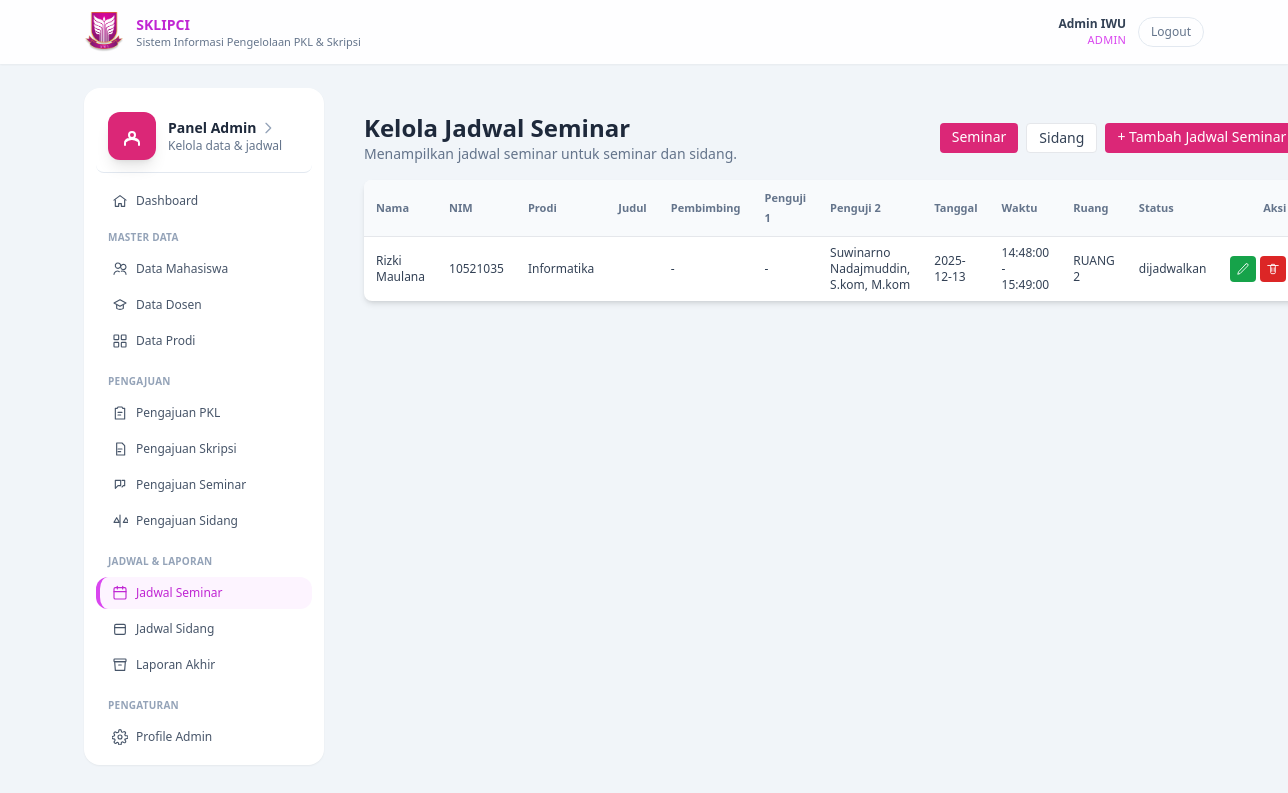
The page /?r=admin/jadwalSeminarIndex (signed in) on the database its author committed.
### tables this page shows
CREATE TABLE `jadwal` (
  `id` int(11) NOT NULL,
  `jenis` enum('seminar','sidang') NOT NULL,
  `pengajuan_id` int(11) DEFAULT NULL,
  `mahasiswa_id` int(11) NOT NULL,
  `dosen_pembimbing_id` int(11) DEFAULT NULL,
  `dosen_penguji_id` int(11) DEFAULT NULL,
  `dosen_penguji_2_id` int(11) DEFAULT NULL,
  `tanggal` date NOT NULL,
  `jam_mulai` time NOT NULL,
  `jam_selesai` time DEFAULT NULL,
  `ruangan` varchar(100) NOT NULL,
  `status` enum('dijadwalkan','dikonfirmasi','ditolak') NOT NULL DEFAULT 'dijadwalkan',
  `catatan` text DEFAULT NULL,
  `created_at` timestamp NOT NULL DEFAULT current_timestamp(),
  `updated_at` timestamp NULL DEFAULT NULL
);

CREATE TABLE `mahasiswa` (
  `id` int(11) NOT NULL,
  `user_id` int(11) NOT NULL,
  `nim` varchar(30) NOT NULL,
  `nama` varchar(100) NOT NULL,
  `prodi_id` int(11) NOT NULL,
  `no_hp` varchar(20) DEFAULT NULL,
  `kelas` varchar(50) DEFAULT NULL,
  `angkatan` varchar(10) DEFAULT NULL,
  `semester` int(11) DEFAULT NULL,
  `created_at` timestamp NOT NULL DEFAULT current_timestamp()
);

CREATE TABLE `prodi` (
  `id` int(11) NOT NULL,
  `kode_prodi` varchar(10) NOT NULL,
  `nama_prodi` varchar(100) NOT NULL,
  `kaprodi_id` int(11) DEFAULT NULL,
  `kaprodi` varchar(100) DEFAULT NULL,
  `created_at` timestamp NOT NULL DEFAULT current_timestamp()
);

CREATE TABLE `dosen` (
  `id` int(11) NOT NULL,
  `user_id` int(11) NOT NULL,
  `nip` varchar(30) NOT NULL,
  `nama` varchar(100) NOT NULL,
  `prodi_id` int(11) NOT NULL,
  `no_hp` varchar(20) DEFAULT NULL,
  `created_at` timestamp NOT NULL DEFAULT current_timestamp()
);

### app/controller/AdminController.php (called while the page is built, shortened)
<?php
class AdminController extends Controller
{
    private function jadwalIndexInternal(string $jenis, string $title): void
    {
        $conn = db();
        $stmt = $conn->prepare("
    SELECT j.*,
           m.nim,
           m.nama AS nama_mhs,
           pr.nama_prodi,
           dp.nama   AS nama_pembimbing,
           dpg1.nama AS nama_penguji1,
           dpg2.nama AS nama_penguji2
    FROM jadwal j
    JOIN mahasiswa m ON j.mahasiswa_id = m.id
    JOIN prodi pr ON m.prodi_id = pr.id
    LEFT JOIN dosen dp   ON j.dosen_pembimbing_id = dp.id
    LEFT JOIN dosen dpg1 ON j.dosen_penguji_id    = dpg1.id
    LEFT JOIN dosen dpg2 ON j.dosen_penguji_2_id  = dpg2.id
    WHERE j.jenis = ?
    ORDER BY j.tanggal DESC, j.jam_mulai DESC
");
        $stmt->bind_param('s', $jenis);
        $stmt->execute();
        $result = $stmt->get_result();
        $items  = $result->fetch_all(MYSQLI_ASSOC);
        $this->view('admin/jadwal/index', compact('title', 'items', 'jenis'));
    }
    public function jadwalSeminarIndex(): void
    {
        $this->jadwalIndexInternal('seminar', 'Jadwal Seminar');
    }
}

### index.php (called while the page is built, shortened)
<?php
$route = $_GET['r'] ?? 'public/home';
$route = trim($route, '/');
list($controllerPart, $method) = array_pad(explode('/', $route), 2, null);
$method         = $method ?: 'home';
$controller = new $controllerClass();
call_user_func([$controller, $method]);

### app/view/admin/jadwal/index.php (the view)
<?php include __DIR__ . '/../../partials/header.php'; ?>
<main class="flex-1 pb-16 md:pb-0 bg-slate-100 min-h-screen">
    <div class="max-w-6xl mx-auto px-4 py-6 flex gap-4">
        <?php include __DIR__ . '/../../partials/admin/sidebar.php'; ?>
        <section class="flex-1 p-4 md:p-6">
            <div class="flex flex-wrap items-center justify-between mb-4 gap-2">
                <div>
                    <h1 class="text-xl md:text-2xl font-semibold">
                        Kelola Jadwal <?= htmlspecialchars(ucfirst($jenis)); ?>
                    </h1>
                    <p class="text-xs md:text-sm text-slate-500">
                        Menampilkan jadwal <?= htmlspecialchars($jenis); ?> untuk seminar dan sidang.
                    </p>
                </div>
                <div class="flex flex-wrap gap-2">
                    <a href="<?= BASE_URL; ?>/?r=admin/jadwalSeminarIndex"
                       class="px-3 py-1 rounded text-xs md:text-sm <?= $jenis === 'seminar' ? 'bg-[#DB2777] text-white' : 'bg-white text-slate-700 border'; ?>">
                        Seminar
                    </a>
                    <a href="<?= BASE_URL; ?>/?r=admin/jadwalSidangIndex"
                       class="px-3 py-1 rounded text-xs md:text-sm <?= $jenis === 'sidang' ? 'bg-[#DB2777] text-white' : 'bg-white text-slate-700 border'; ?>">
                        Sidang
                    </a>
                    <a href="<?= BASE_URL; ?>/?r=admin/jadwal<?= ucfirst($jenis); ?>CreateForm"
                       class="px-3 py-1 rounded bg-[#DB2777] text-white text-xs md:text-sm">
                        + Tambah Jadwal <?= htmlspecialchars(ucfirst($jenis)); ?>
                    </a>
                </div>
            </div>
            <div class="bg-white shadow-md rounded-lg overflow-x-auto">
                <table class="min-w-full text-xs md:text-sm">
                    <thead class="bg-slate-50">
                        <tr>
                            <th class="px-3 py-2 text-left text-[11px] font-semibold text-slate-500">Nama</th>
                            <th class="px-3 py-2 text-left text-[11px] font-semibold text-slate-500">NIM</th>
                            <th class="px-3 py-2 text-left text-[11px] font-semibold text-slate-500">Prodi</th>
                            <th class="px-3 py-2 text-left text-[11px] font-semibold text-slate-500">Judul</th>
                            <th class="px-3 py-2 text-left text-[11px] font-semibold text-slate-500">Pembimbing</th>
                            <th class="px-3 py-2 text-left text-[11px] font-semibold text-slate-500">Penguji 1</th>
                            <th class="px-3 py-2 text-left text-[11px] font-semibold text-slate-500">Penguji 2</th>
                            <th class="px-3 py-2 text-left text-[11px] font-semibold text-slate-500">Tanggal</th>
                            <th class="px-3 py-2 text-left text-[11px] font-semibold text-slate-500">Waktu</th>
                            <th class="px-3 py-2 text-left text-[11px] font-semibold text-slate-500">Ruang</th>
                            <th class="px-3 py-2 text-left text-[11px] font-semibold text-slate-500">Status</th>
                            <th class="px-3 py-2 text-right text-[11px] font-semibold text-slate-500">Aksi</th>
                        </tr>
                    </thead>
                    <tbody>
                        <?php if (empty($items)): ?>
                            <tr>
                                <td colspan="12" class="px-3 py-4 text-center text-slate-500 text-sm">
                                    Belum ada jadwal <?= htmlspecialchars($jenis); ?>.
                                </td>
                            </tr>
                        <?php else: ?>
                            <?php foreach ($items as $row): ?>
                                <tr class="border-t">
                                    <td class="px-3 py-2 text-xs text-slate-700"><?= htmlspecialchars($row['nama_mhs']); ?></td>
                                    <td class="px-3 py-2 text-xs text-slate-700"><?= htmlspecialchars($row['nim']); ?></td>
                                    <td class="px-3 py-2 text-xs text-slate-700"><?= htmlspecialchars($row['nama_prodi']); ?></td>
                                    <td class="px-3 py-2 text-xs text-slate-700"><?= htmlspecialchars($row['judul'] ?? ''); ?></td>
                                    <td class="px-3 py-2 text-xs text-slate-700"><?= htmlspecialchars($row['nama_pembimbing'] ?? '-'); ?></td>
                                    <td class="px-3 py-2 text-xs text-slate-700"><?= htmlspecialchars($row['nama_penguji1'] ?? '-'); ?></td>
                                    <td class="px-3 py-2 text-xs text-slate-700"><?= htmlspecialchars($row['nama_penguji2'] ?? '-'); ?></td>
                                    <td class="px-3 py-2 text-xs text-slate-700"><?= htmlspecialchars($row['tanggal']); ?></td>
                                    <td class="px-3 py-2 text-xs text-slate-700">
                                        <?= htmlspecialchars($row['jam_mulai']); ?>
                                        <?php if (!empty($row['jam_selesai'])): ?>
                                            - <?= htmlspecialchars($row['jam_selesai']); ?>
                                        <?php endif; ?>
                                    </td>
                                    <td class="px-3 py-2 text-xs text-slate-700"><?= htmlspecialchars($row['ruangan']); ?></td>
                                    <td class="px-3 py-2 text-xs text-slate-700"><?= htmlspecialchars($row['status']); ?></td>
                                    <td class="px-3 py-2 text-right">
                                        <div class="inline-flex items-center space-x-1">
                                            <a href="<?= BASE_URL; ?>/?r=admin/jadwal<?= ucfirst($jenis); ?>EditForm&id=<?= (int)$row['id']; ?>"
                                               class="p-1.5 bg-green-600 rounded hover:bg-green-700 flex items-center justify-center">
                                                <svg xmlns="http://www.w3.org/2000/svg" fill="none" viewBox="0 0 24 24"
                                                     stroke-width="1.5" stroke="white" class="w-3.5 h-3.5">
                                                    <path stroke-linecap="round" stroke-linejoin="round"
                                                          d="M16.862 3.487a2.25 2.25 0 113.182 3.182L7.125 19.688 3 21l1.312-4.125L16.862 3.487z" />
                                                </svg>
                                            </a>
                                            <a href="<?= BASE_URL; ?>/?r=admin/jadwal<?= ucfirst($jenis); ?>Delete&id=<?= (int)$row['id']; ?>"
                                               class="p-1.5 bg-red-600 rounded hover:bg-red-700 flex items-center justify-center"
                                               onclick="return confirm('Yakin ingin menghapus jadwal ini?');">
                                                <svg xmlns="http://www.w3.org/2000/svg" fill="none" viewBox="0 0 24 24"
                                                     stroke-width="1.5" stroke="white" class="w-3.5 h-3.5">
                                                    <path stroke-linecap="round" stroke-linejoin="round"
                                                          d="M3 6h18M8 6v12a2 2 0 002 2h4a2 2 0 002-2V6M10 10v6m4-6v6M9 6l.5-2h5L15 6" />
                                                </svg>
                                            </a>
                                        </div>
                                    </td>
                                </tr>
                            <?php endforeach; ?>
                        <?php endif; ?>
                    </tbody>
                </table>
            </div>
        </section>
    </div>
</main>
<?php include __DIR__ . '/../../partials/footer.php'; ?>

### public/css/style.css (style rules this page uses)
body { font-family: system-ui, -apple-system, BlinkMacSystemFont, "Segoe UI", sans-serif; }

### rows shown on the page
jadwal: mahasiswa.nama "Rizki Maulana", mahasiswa.nim "10521035", prodi.nama_prodi "Informatika", nama_pembimbing "-", nama_penguji1 "-", dosen.nama "Suwinarno Nadajmuddin, S.kom, M.kom", tanggal "2025-12-13", jam_mulai "14:48:00", jam_selesai "15:49:00", ruangan "RUANG 2", status "dijadwalkan"

### other values the page prints
$user['nama'] "Admin IWU"
$user['role'] "ADMIN"
$jenis "Seminar"
$jenis "seminar"
